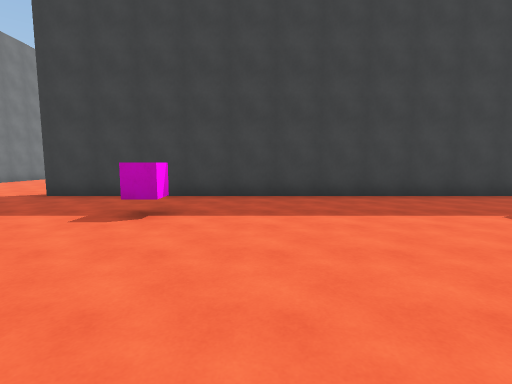
View 1 (above)

18 first-person views from a walk through a 3-D level made in the Unity game engine. The camera is 1.5 m above the floor, tilts 6° down and sees 85° across. The floor is counted in squares, 2 m on a side. Each view is taken from the middle of a square. On the plan, view 1 faces up. The plan holds only what a view shows up to about 10 squares ahead; the rest is blank. The place goes on beyond the plan.

View 2
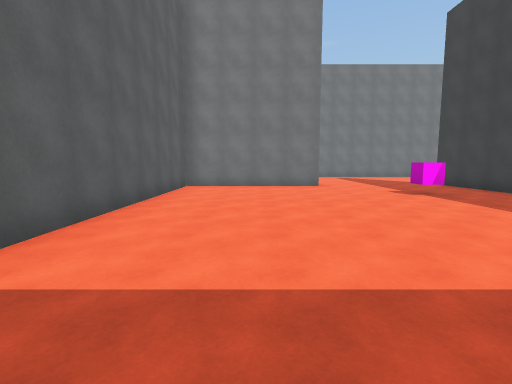

View 3
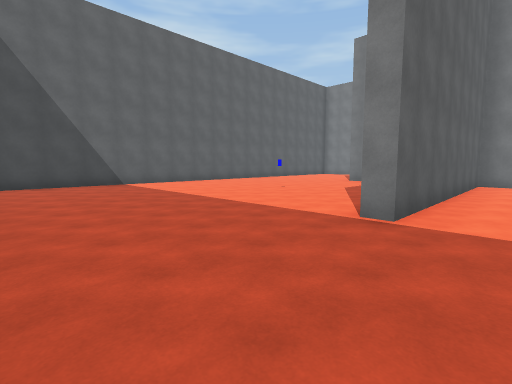

View 4
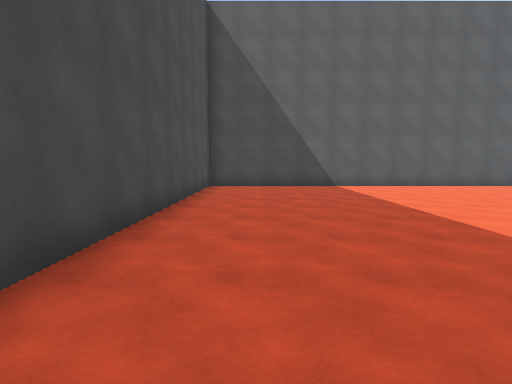

View 5
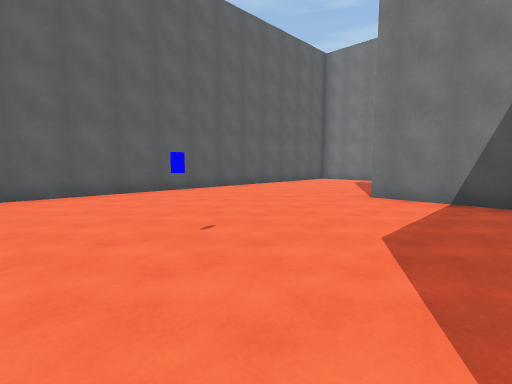

View 6
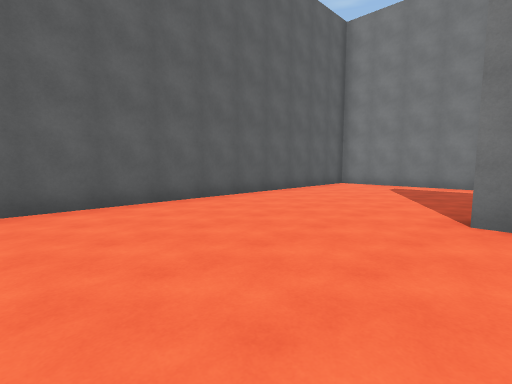

View 7
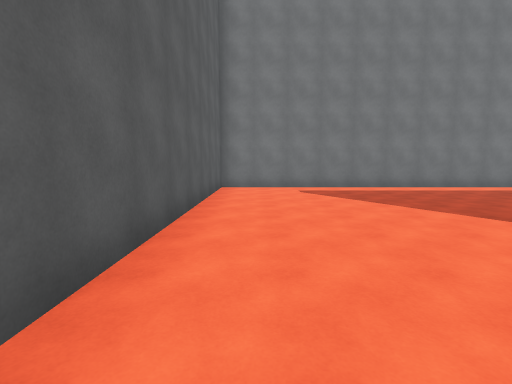

View 8
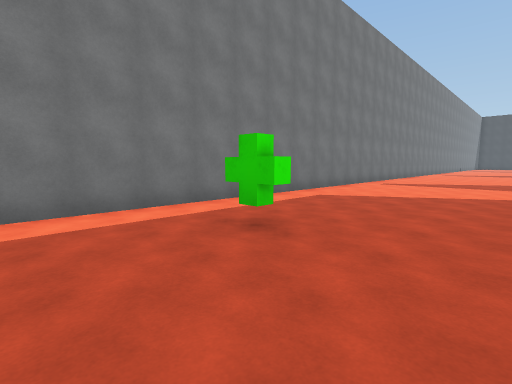

View 9
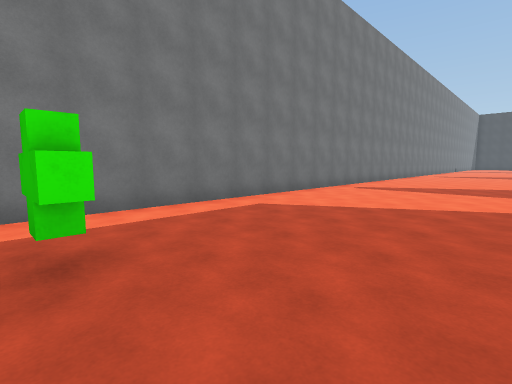

View 10
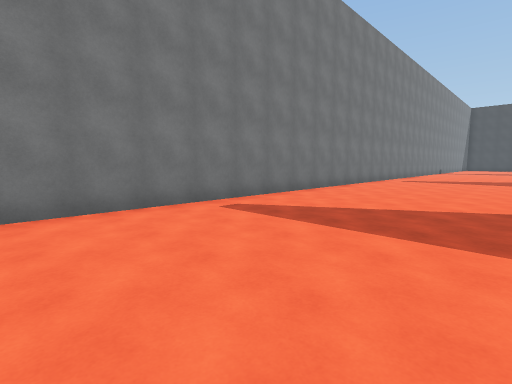

View 11
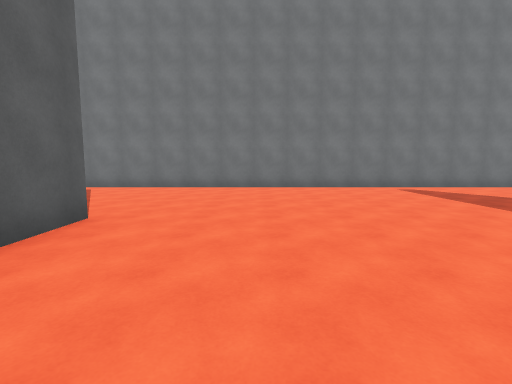

View 12
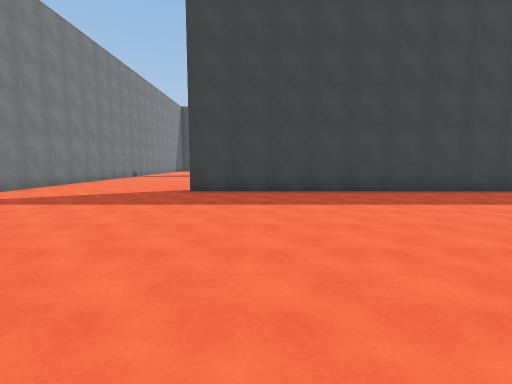

View 13
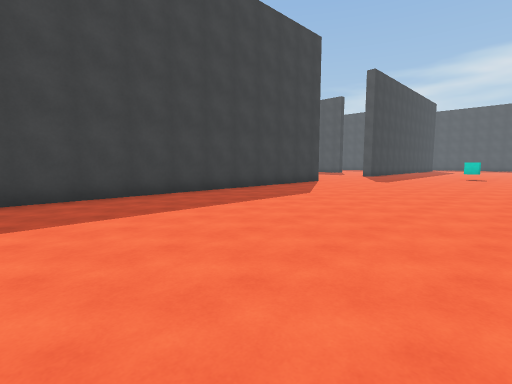

View 14
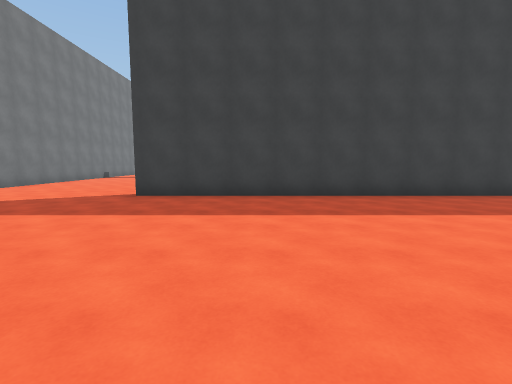

View 15
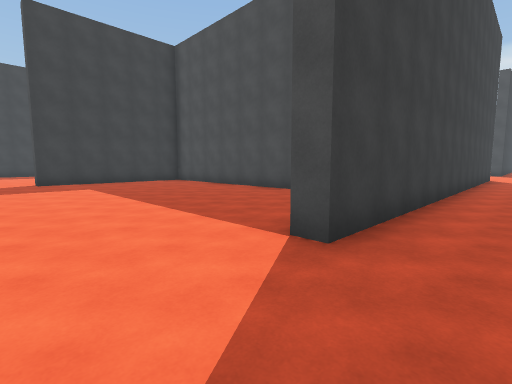

View 16
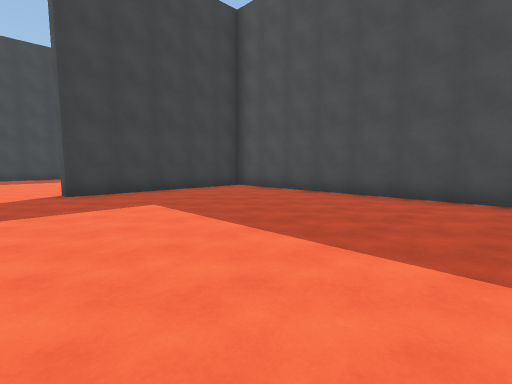

View 17
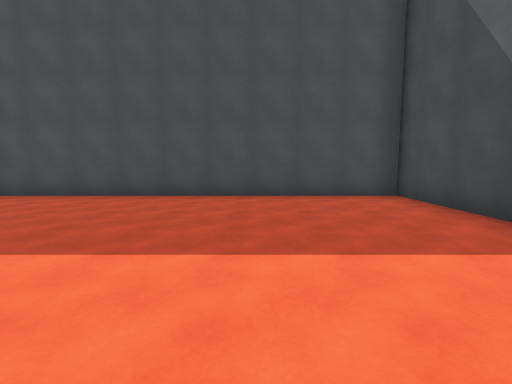

View 18
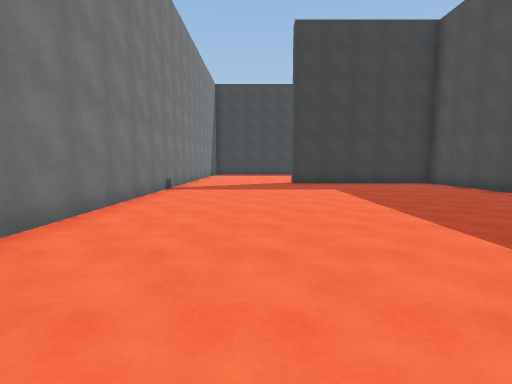

### Floor plan
Points are (right, up) in squares from view 1. A wall is a line through its corners. A room is listed if a view was taken in it or the views show most of it. See-through windows are left out.
Room 1 (views 1, 2, 3, 4, 5, 6, 7, 8, 9, 10, 11, 12, 13, 14, 15, 16, 17, 18)
walls: (5.9, 6.3) (-4.7, 6.3); (-4.7, 6.7) (-3.4, 6.7); (-4, 2.1) (-4, -2.2) (3.3, -2.2) (3.3, -2.8); (6, 15.3) (-4.7, 15.3) (-4.7, 15.9); (-3.5, 15.8) (-0.7, 15.8) (-0.7, 25.2) (-5.8, 25.2); (-4, -4.1) (-4, -6.5); (-9.5, 25) (-9.5, -11) (7.5, -11) (7.5, -3.5)
objects: other object (-7, -4); pink cube (-2, 4)

Where each view was taken, in squares from view 1:
view 1: 0 up, 0 right, facing up
view 2: 0 up, 5 right, facing left
view 3: 1 down, 7 right, facing down-left
view 4: 2 down, 6 right, facing down
view 5: 4 down, 2 right, facing down-left
view 6: 6 down, 0 right, facing down-left
view 7: 10 down, 1 left, facing left
view 8: 6 down, 5 left, facing up-left
view 9: 4 down, 5 left, facing up-left
view 10: 1 up, 5 left, facing up-left
view 11: 9 up, 1 left, facing left
view 12: 8 up, 3 left, facing up
view 13: 9 up, 2 left, facing up-right
view 14: 9 up, 2 left, facing up
view 15: 14 up, 7 left, facing up-right
view 16: 18 up, 7 left, facing up-right
view 17: 19 up, 7 left, facing right
view 18: 15 up, 7 left, facing up
